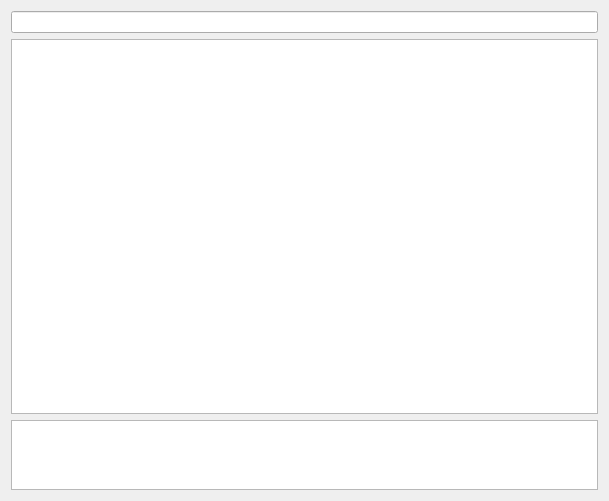
<?xml version="1.0" encoding="UTF-8"?>
<ui version="4.0">
 <class>MainWindow</class>
 <widget class="QMainWindow" name="MainWindow">
  <property name="geometry">
   <rect>
    <x>0</x>
    <y>0</y>
    <width>609</width>
    <height>501</height>
   </rect>
  </property>
  <property name="windowTitle">
   <string>Hello World!</string>
  </property>
  <property name="toolButtonStyle">
   <enum>Qt::ToolButtonIconOnly</enum>
  </property>
  <widget class="QWidget" name="centralWidget">
   <layout class="QGridLayout" name="gridLayout">
    <item row="0" column="0">
     <layout class="QVBoxLayout" name="verticalLayout" stretch="0,8,1">
      <item>
       <layout class="QHBoxLayout" name="horizontalLayout" stretch="0">
        <property name="sizeConstraint">
         <enum>QLayout::SetDefaultConstraint</enum>
        </property>
        <item>
         <widget class="QLineEdit" name="cmdText"/>
        </item>
       </layout>
      </item>
      <item>
       <widget class="QTreeView" name="winView">
        <property name="itemsExpandable">
         <bool>false</bool>
        </property>
        <property name="expandsOnDoubleClick">
         <bool>false</bool>
        </property>
       </widget>
      </item>
      <item>
       <widget class="QTextEdit" name="noteText"/>
      </item>
     </layout>
    </item>
   </layout>
  </widget>
 </widget>
 <layoutdefault spacing="6" margin="11"/>
 <resources/>
 <connections/>
</ui>
